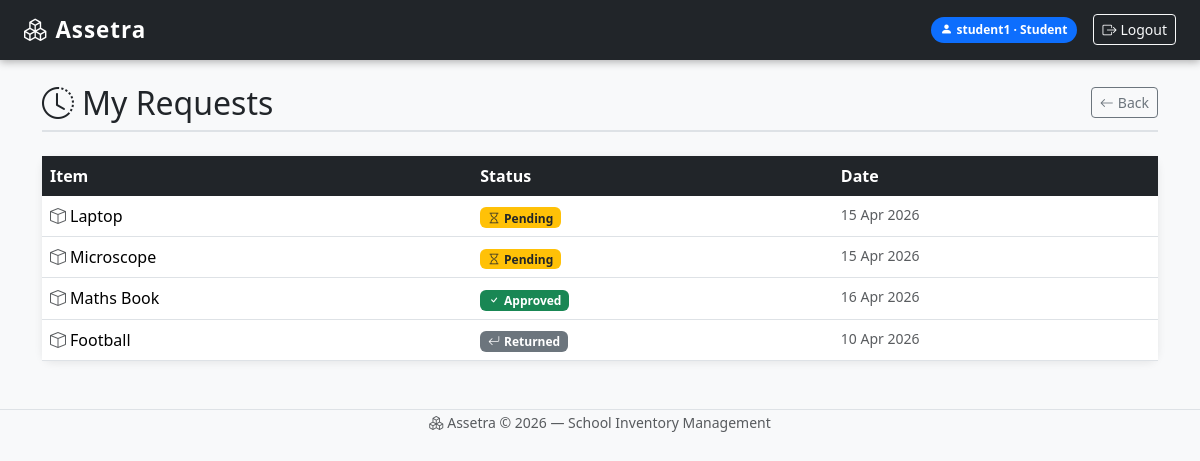
/my_requests/ (signed in), run on the app's committed database.
### inventory/models.py (models this page shows, shortened)
class Request(models.Model):
    STATUS_CHOICES = [
    ('PENDING', 'Pending'),
    ('APPROVED', 'Approved'),
    ('REJECTED', 'Rejected'),
    ('RETURNED', 'Returned'),
]
    user = models.ForeignKey(User, on_delete=models.CASCADE)
    item = models.ForeignKey(Item, on_delete=models.CASCADE)
    status = models.CharField(max_length=10, choices=STATUS_CHOICES, default='PENDING')
    request_date = models.DateTimeField(auto_now_add=True)

class Item(models.Model):
    name = models.CharField(max_length=100)
    description = models.TextField()
    quantity = models.IntegerField()
    category = models.ForeignKey(Category, on_delete=models.CASCADE)

### inventory/views.py (the view)
# urls.py: path('my_requests/', views.my_requests, name='my_requests'),
@login_required
def my_requests(request):
    requests = Request.objects.filter(user=request.user).select_related('item')
    return render(request, 'inventory/my_requests.html', {'requests': requests})

### inventory/templates/inventory/my_requests.html (shortened to what this page needs)
{% extends "inventory/base.html" %}
{% block content %}
<div class="d-flex justify-content-between align-items-center page-header">
    <h2 class="mb-0"><i class="bi bi-clock-history me-2"></i>My Requests</h2>
    <a href="/" class="btn btn-outline-secondary btn-sm"><i class="bi bi-arrow-left me-1"></i>Back</a>
</div>
{% if requests %}
<div class="card mt-3">
    <div class="card-body p-0">
        <table class="table table-hover mb-0">
            <thead>
                <tr>
                    <th>Item</th>
                    <th>Status</th>
                    <th>Date</th>
                </tr>
            </thead>
            <tbody>
                {% for req in requests %}
                <tr>
                    <td><i class="bi bi-box me-1 text-muted"></i>{{ req.item.name }}</td>
                    <td>
                        {% if req.status == "APPROVED" %}
                            <span class="badge bg-success"><i class="bi bi-check me-1"></i>Approved</span>
                        {% elif req.status == "REJECTED" %}
                            <span class="badge bg-danger"><i class="bi bi-x me-1"></i>Rejected</span>
                        {% elif req.status == "RETURNED" %}
                            <span class="badge bg-secondary"><i class="bi bi-arrow-return-left me-1"></i>Returned</span>
                        {% else %}
                            <span class="badge bg-warning text-dark"><i class="bi bi-hourglass me-1"></i>Pending</span>
                        {% endif %}
                    </td>
                    <td class="text-muted small">{{ req.request_date|date:"d M Y" }}</td>
                </tr>
                {% endfor %}
            </tbody>
        </table>
    </div>
</div>
{% else %}
<div class="alert alert-info mt-3">
    <i class="bi bi-info-circle me-2"></i>You have not made any requests yet.
    <a href="/items/" class="ms-2">Browse items</a>
</div>
{% endif %}
{% endblock %}

### inventory/templates/inventory/base.html (shortened to what this page needs)
<!DOCTYPE html>
<html lang="en">
<head>
    <link href="https://cdn.jsdelivr.net/npm/bootstrap@5.3.3/dist/css/bootstrap.min.css" rel="stylesheet">
    <link href="https://cdn.jsdelivr.net/npm/bootstrap-icons@1.11.3/font/bootstrap-icons.min.css" rel="stylesheet">
</head>
<body>
<nav class="navbar navbar-dark bg-dark px-4">
    <a href="/" class="navbar-brand"><i class="bi bi-boxes me-2"></i>Assetra</a>
    <div class="d-flex align-items-center gap-3">
        {% if user.is_authenticated %}
            <span class="role-badge role-{{ user.groups.first.name }}">
                <i class="bi bi-person-fill me-1"></i>{{ user.username }} &middot; {{ user.groups.first.name }}
            </span>
            <form action="/logout/" method="post" class="m-0">
                <button type="submit" class="btn btn-outline-light btn-sm">
                    <i class="bi bi-box-arrow-right me-1"></i>Logout
                </button>
            </form>
        {% endif %}
    </div>
</nav>
<div class="container mt-4">
    {% block content %}{% endblock %}
</div>
<footer class="text-center mt-5 mb-3 text-muted">
    <small><i class="bi bi-boxes me-1"></i>Assetra &copy; 2026 &mdash; School Inventory Management</small>
</footer>
</body>
</html>

### inventory/templates/inventory/base.html (style rules this page uses)
body { background-color: #f8f9fa; }
.navbar { box-shadow: 0 2px 8px rgba(0,0,0,0.3); }
.navbar-brand { font-weight: 700; font-size: 1.4rem; letter-spacing: 1px; }
.role-badge { font-size: 0.75rem; padding: 4px 10px; border-radius: 20px; font-weight: 600; }
.role-Student { background: #0d6efd; color: #fff; }
.card { border: none; box-shadow: 0 2px 8px rgba(0,0,0,0.08); border-radius: 12px; }
.table thead th { background-color: #212529; color: #fff; border: none; }
footer { border-top: 1px solid #dee2e6; }
.page-header { border-bottom: 2px solid #dee2e6; padding-bottom: 0.5rem; margin-bottom: 1.5rem; }

### data on the page
Request: item.name "Laptop", status "PENDING" (drawn), request_date "15 Apr 2026"
Request: item.name "Microscope", status "PENDING" (drawn), request_date "15 Apr 2026"
Request: item.name "Maths Book", status "APPROVED" (drawn), request_date "16 Apr 2026"
Request: item.name "Football", status "RETURNED" (drawn), request_date "10 Apr 2026"

### other printed values
{{ user.username }} "student1"
{{ user.groups.first.name }} "Student"
